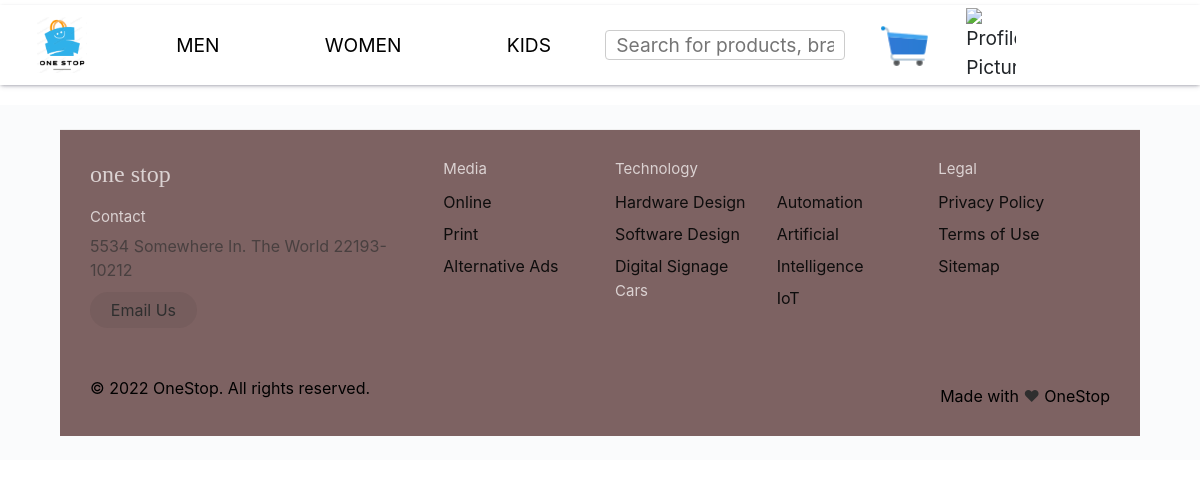
Page /kids/ on the earlier database version.
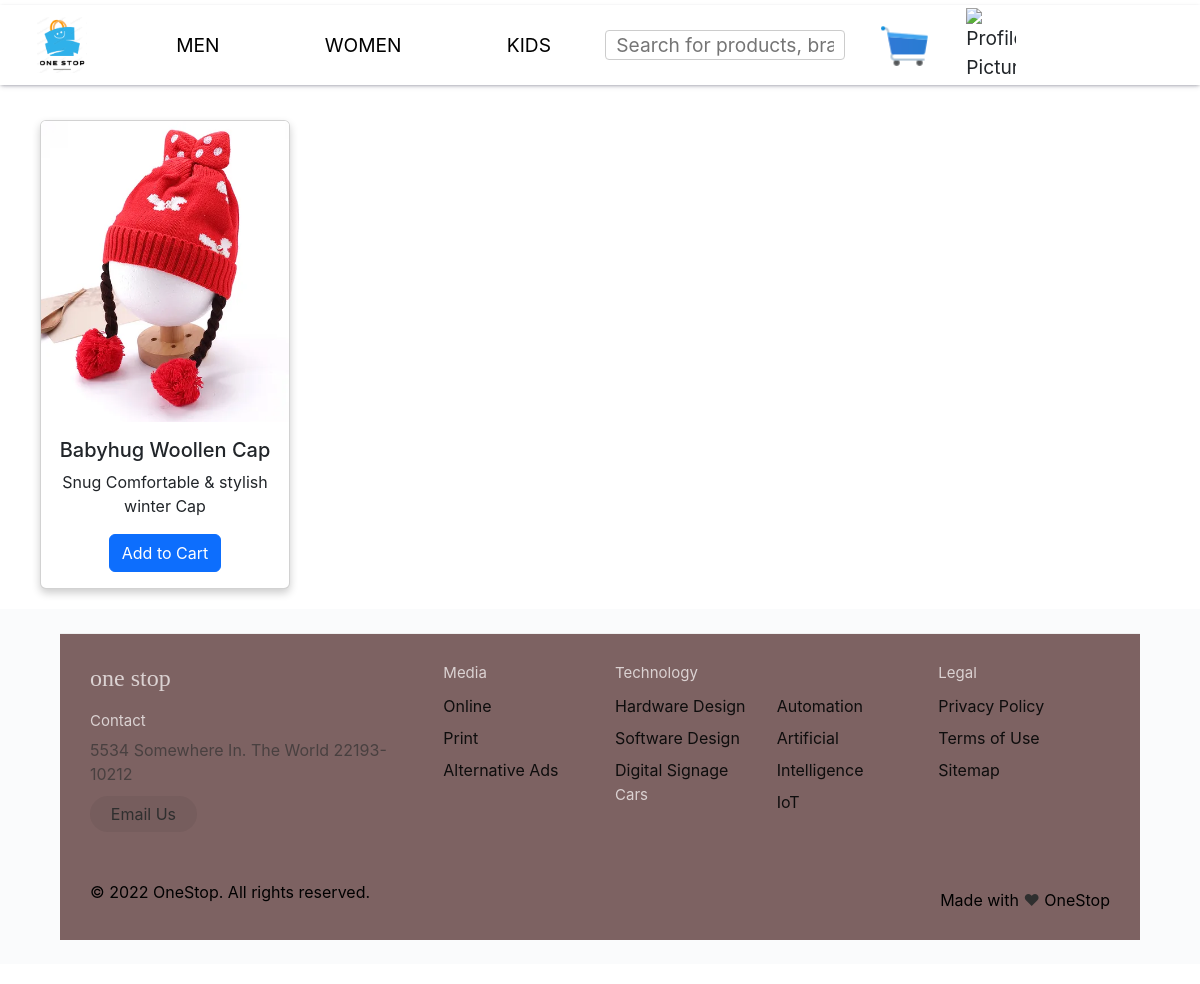
Same page on the later database version.
### onestop/models.py (models this page shows, shortened)
class Products(models.Model):
    product_id  = models.AutoField(primary_key = True)
    name = models.CharField(max_length = 200)
    price = models.IntegerField(default=0)
    category_choices = (
        ('Kids','Kids'),
        ('Mens','Mens'),
        ('Women','Women')
    )
    category = models.CharField(choices=category_choices, max_length = 5, default='none')
    description = models.CharField(max_length = 500, default="")
    image = models.ImageField(upload_to='product_images', default='')

### onestop/views.py (the view)
# urls.py: path('kids/',views.kids_main, name='kids_main_page'),
def kids_main(request):
    kids_products = Products.objects.all().filter(category='Kids')
    context = {
        'kids_products' : kids_products
    }
    return render(request, 'kids_main.html', context)

### templates/kids_main.html (shortened to what this page needs)
<!DOCTYPE html>
<html lang="en">
<head>
    <link rel="stylesheet" href="/static/navbar.css">
    <link rel="stylesheet" href="/static/landing.css">
    <link rel="stylesheet" href="/static/land.css">
    <link rel="stylesheet" href="/static/cart.css">
    <link rel="stylesheet" href="https://cdn.jsdelivr.net/npm/bootstrap@5.2.3/dist/css/bootstrap.min.css">
</head>
<body>
    <div id="navbar">
        <div>
          <a href="/landing/"><img src="/media/images/logo.png"></a>
        </div>
        <div id="products_page">
            <div><a href="/mens/" style="color: black; text-decoration: none">MEN</a></div>
            <div><a href="/women/" style="color: black; text-decoration: none">WOMEN</a></div>
            <div><a href="/kids/" style="color: black; text-decoration: none">KIDS</a></div>
        </div>
        <div>
            <input type="text" name="search" id="search-bar" placeholder="Search for products, brands & more">
        </div>
        <div >
            <img src="/media/images/cartt.png" alt="Profile Picture" >
        </div>
        <div >
            <img src="/media/images/proh.png" alt="Profile Picture" >
        </div>
    </div>
      {% for i in kids_products %}
      <div class="card" style="width: 18rem; display: inline-block; margin-left: 2.5rem;">
        <img src="{{ i.image.url }}" class="card-img-top" alt="Product Image" >
        <div class="card-body">
          <h5 class="card-title">{{ i.name }}</h5>
          <p class="card-text">{{ i.description }} </p>
          <a href="#" class="btn btn-primary">Add to Cart</a>
        </div>
      </div>
      {% endfor %}
    <div id="end-container">
        <footer class="footer">
            <div class="footer__addr">
              <h1 class="footer__logo">One Stop</h1>
              <h2>Contact</h2>
              <address>
                5534 Somewhere In. The World 22193-10212<br>
                <a class="footer__btn" href="mailto:example@gmail.com">Email Us</a>
              </address>
            </div>
            <ul class="footer__nav">
              <li class="nav__item">
                <h2 class="nav__title">Media</h2>
                <ul class="nav__ul">
                  <li>
                    <a href="#">Online</a>
                  </li>
                  <li>
                    <a href="#">Print</a>
                  </li>
                  <li>
                    <a href="#">Alternative Ads</a>
                  </li>
                </ul>
              </li>
              <li class="nav__item nav__item--extra">
                <h2 class="nav__title">Technology</h2>
                <ul class="nav__ul nav__ul--extra">
                  <li>
                    <a href="#">Hardware Design</a>
                  </li>
                  <li>
                    <a href="#">Software Design</a>
                  </li>
                  <li>
                    <a href="#">Digital Signage</a>
                  </li>
                  <li class="nav__item--extra">
                  <h2 class="nav__title">Cars</h2>
                  <li>
                    <a href="#">Automation</a>
                  </li>
                  <li>
                    <a href="#">Artificial Intelligence</a>
                  </li>
                  <li>
                    <a href="#">IoT</a>
                  </li>
                </ul>
              </li>
              <li class="nav__item">
                <h2 class="nav__title">Legal</h2>
                <ul class="nav__ul">
                  <li>
                    <a href="#">Privacy Policy</a>
                  </li>
                  <li>
                    <a href="#">Terms of Use</a>
                  </li>
                  <li>
                    <a href="#">Sitemap</a>
                  </li>
                </ul>
              </li>
            </ul>
            <div class="legal">
              <p>&copy; 2022 OneStop. All rights reserved.</p>
              <div class="legal__links">
                <span>Made with <span class="heart">♥</span> OneStop</span>
              </div>
            </div>
          </footer>
        </div>
</body>
</html>

Differences in the rows shown:
added Products: image (picture), name "Babyhug Woollen Cap", description "Snug Comfortable & stylish winter Cap"
